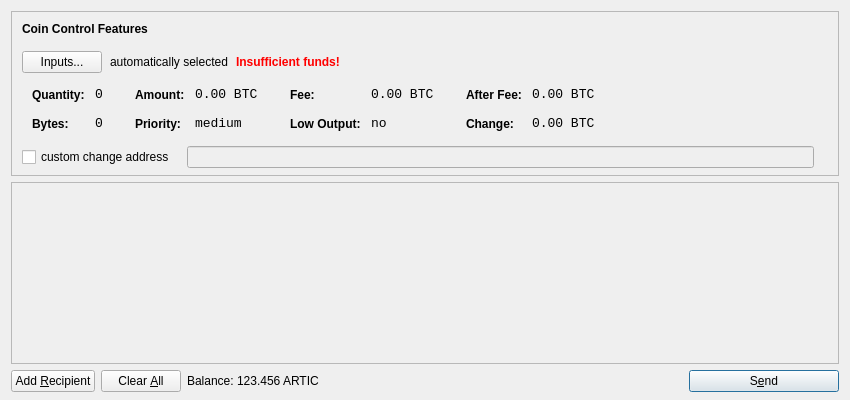
<?xml version="1.0" encoding="UTF-8"?>
<ui version="4.0">
 <class>SendCoinsDialog</class>
 <widget class="QDialog" name="SendCoinsDialog">
  <property name="geometry">
   <rect>
    <x>0</x>
    <y>0</y>
    <width>850</width>
    <height>400</height>
   </rect>
  </property>
  <property name="windowTitle">
   <string>Send Coins</string>
  </property>
  <layout class="QVBoxLayout" name="verticalLayout" stretch="0,1,0">
   <property name="bottomMargin">
    <number>8</number>
   </property>
   <item>
    <widget class="QFrame" name="frameCoinControl">
     <property name="sizePolicy">
      <sizepolicy hsizetype="Expanding" vsizetype="Expanding">
       <horstretch>0</horstretch>
       <verstretch>0</verstretch>
      </sizepolicy>
     </property>
     <property name="maximumSize">
      <size>
       <width>16777215</width>
       <height>16777215</height>
      </size>
     </property>
     <property name="frameShape">
      <enum>QFrame::StyledPanel</enum>
     </property>
     <property name="frameShadow">
      <enum>QFrame::Sunken</enum>
     </property>
     <layout class="QVBoxLayout" name="verticalLayoutCoinControl2">
      <property name="spacing">
       <number>-1</number>
      </property>
      <property name="leftMargin">
       <number>0</number>
      </property>
      <property name="topMargin">
       <number>0</number>
      </property>
      <property name="rightMargin">
       <number>0</number>
      </property>
      <property name="bottomMargin">
       <number>6</number>
      </property>
      <item>
       <layout class="QVBoxLayout" name="verticalLayoutCoinControl" stretch="0,0,0,0,1">
        <property name="spacing">
         <number>0</number>
        </property>
        <property name="leftMargin">
         <number>10</number>
        </property>
        <property name="topMargin">
         <number>10</number>
        </property>
        <item>
         <layout class="QHBoxLayout" name="horizontalLayoutCoinControl1">
          <property name="bottomMargin">
           <number>15</number>
          </property>
          <item>
           <widget class="QLabel" name="labelCoinControlFeatures">
            <property name="sizePolicy">
             <sizepolicy hsizetype="Preferred" vsizetype="Maximum">
              <horstretch>0</horstretch>
              <verstretch>0</verstretch>
             </sizepolicy>
            </property>
            <property name="font">
             <font>
              <weight>75</weight>
              <bold>true</bold>
             </font>
            </property>
            <property name="styleSheet">
             <string notr="true">font-weight:bold;</string>
            </property>
            <property name="text">
             <string>Coin Control Features</string>
            </property>
           </widget>
          </item>
         </layout>
        </item>
        <item>
         <layout class="QHBoxLayout" name="horizontalLayoutCoinControl2" stretch="0,0,0,0">
          <property name="spacing">
           <number>8</number>
          </property>
          <property name="bottomMargin">
           <number>10</number>
          </property>
          <item>
           <widget class="QPushButton" name="pushButtonCoinControl">
            <property name="styleSheet">
             <string notr="true"/>
            </property>
            <property name="text">
             <string>Inputs...</string>
            </property>
           </widget>
          </item>
          <item>
           <widget class="QLabel" name="labelCoinControlAutomaticallySelected">
            <property name="text">
             <string>automatically selected</string>
            </property>
            <property name="margin">
             <number>5</number>
            </property>
           </widget>
          </item>
          <item>
           <widget class="QLabel" name="labelCoinControlInsuffFunds">
            <property name="font">
             <font>
              <weight>75</weight>
              <bold>true</bold>
             </font>
            </property>
            <property name="styleSheet">
             <string notr="true">color:red;font-weight:bold;</string>
            </property>
            <property name="text">
             <string>Insufficient funds!</string>
            </property>
            <property name="margin">
             <number>5</number>
            </property>
           </widget>
          </item>
          <item>
           <spacer name="horizontalSpacerCoinControl">
            <property name="orientation">
             <enum>Qt::Horizontal</enum>
            </property>
            <property name="sizeHint" stdset="0">
             <size>
              <width>40</width>
              <height>1</height>
             </size>
            </property>
           </spacer>
          </item>
         </layout>
        </item>
        <item>
         <widget class="QWidget" name="widgetCoinControl" native="true">
          <property name="sizePolicy">
           <sizepolicy hsizetype="Preferred" vsizetype="Preferred">
            <horstretch>0</horstretch>
            <verstretch>0</verstretch>
           </sizepolicy>
          </property>
          <property name="minimumSize">
           <size>
            <width>0</width>
            <height>0</height>
           </size>
          </property>
          <property name="styleSheet">
           <string notr="true"/>
          </property>
          <layout class="QHBoxLayout" name="horizontalLayoutCoinControl5">
           <property name="margin">
            <number>0</number>
           </property>
           <item>
            <layout class="QHBoxLayout" name="horizontalLayoutCoinControl3" stretch="0,0,0,1">
             <property name="spacing">
              <number>20</number>
             </property>
             <property name="topMargin">
              <number>0</number>
             </property>
             <property name="bottomMargin">
              <number>10</number>
             </property>
             <item>
              <layout class="QFormLayout" name="formLayoutCoinControl1">
               <property name="horizontalSpacing">
                <number>10</number>
               </property>
               <property name="verticalSpacing">
                <number>14</number>
               </property>
               <property name="leftMargin">
                <number>10</number>
               </property>
               <property name="topMargin">
                <number>4</number>
               </property>
               <property name="rightMargin">
                <number>6</number>
               </property>
               <item row="0" column="0">
                <widget class="QLabel" name="labelCoinControlQuantityText">
                 <property name="styleSheet">
                  <string notr="true">font-weight:bold;</string>
                 </property>
                 <property name="text">
                  <string>Quantity:</string>
                 </property>
                 <property name="margin">
                  <number>0</number>
                 </property>
                </widget>
               </item>
               <item row="0" column="1">
                <widget class="QLabel" name="labelCoinControlQuantity">
                 <property name="font">
                  <font>
                   <family>Monospace</family>
                   <pointsize>10</pointsize>
                  </font>
                 </property>
                 <property name="cursor">
                  <cursorShape>IBeamCursor</cursorShape>
                 </property>
                 <property name="contextMenuPolicy">
                  <enum>Qt::ActionsContextMenu</enum>
                 </property>
                 <property name="text">
                  <string notr="true">0</string>
                 </property>
                 <property name="margin">
                  <number>0</number>
                 </property>
                 <property name="textInteractionFlags">
                  <set>Qt::LinksAccessibleByMouse|Qt::TextSelectableByKeyboard|Qt::TextSelectableByMouse</set>
                 </property>
                </widget>
               </item>
               <item row="1" column="0">
                <widget class="QLabel" name="labelCoinControlBytesText">
                 <property name="styleSheet">
                  <string notr="true">font-weight:bold;</string>
                 </property>
                 <property name="text">
                  <string>Bytes:</string>
                 </property>
                </widget>
               </item>
               <item row="1" column="1">
                <widget class="QLabel" name="labelCoinControlBytes">
                 <property name="font">
                  <font>
                   <family>Monospace</family>
                   <pointsize>10</pointsize>
                  </font>
                 </property>
                 <property name="cursor">
                  <cursorShape>IBeamCursor</cursorShape>
                 </property>
                 <property name="contextMenuPolicy">
                  <enum>Qt::ActionsContextMenu</enum>
                 </property>
                 <property name="text">
                  <string notr="true">0</string>
                 </property>
                 <property name="textInteractionFlags">
                  <set>Qt::LinksAccessibleByMouse|Qt::TextSelectableByKeyboard|Qt::TextSelectableByMouse</set>
                 </property>
                </widget>
               </item>
              </layout>
             </item>
             <item>
              <layout class="QFormLayout" name="formLayoutCoinControl2">
               <property name="horizontalSpacing">
                <number>10</number>
               </property>
               <property name="verticalSpacing">
                <number>14</number>
               </property>
               <property name="leftMargin">
                <number>6</number>
               </property>
               <property name="topMargin">
                <number>4</number>
               </property>
               <property name="rightMargin">
                <number>6</number>
               </property>
               <item row="0" column="0">
                <widget class="QLabel" name="labelCoinControlAmountText">
                 <property name="styleSheet">
                  <string notr="true">font-weight:bold;</string>
                 </property>
                 <property name="text">
                  <string>Amount:</string>
                 </property>
                 <property name="margin">
                  <number>0</number>
                 </property>
                </widget>
               </item>
               <item row="0" column="1">
                <widget class="QLabel" name="labelCoinControlAmount">
                 <property name="font">
                  <font>
                   <family>Monospace</family>
                   <pointsize>10</pointsize>
                  </font>
                 </property>
                 <property name="cursor">
                  <cursorShape>IBeamCursor</cursorShape>
                 </property>
                 <property name="contextMenuPolicy">
                  <enum>Qt::ActionsContextMenu</enum>
                 </property>
                 <property name="text">
                  <string notr="true">0.00 BTC</string>
                 </property>
                 <property name="textInteractionFlags">
                  <set>Qt::LinksAccessibleByMouse|Qt::TextSelectableByKeyboard|Qt::TextSelectableByMouse</set>
                 </property>
                </widget>
               </item>
               <item row="1" column="0">
                <widget class="QLabel" name="labelCoinControlPriorityText">
                 <property name="styleSheet">
                  <string notr="true">font-weight:bold;</string>
                 </property>
                 <property name="text">
                  <string>Priority:</string>
                 </property>
                </widget>
               </item>
               <item row="1" column="1">
                <widget class="QLabel" name="labelCoinControlPriority">
                 <property name="font">
                  <font>
                   <family>Monospace</family>
                   <pointsize>10</pointsize>
                  </font>
                 </property>
                 <property name="cursor">
                  <cursorShape>IBeamCursor</cursorShape>
                 </property>
                 <property name="contextMenuPolicy">
                  <enum>Qt::ActionsContextMenu</enum>
                 </property>
                 <property name="text">
                  <string>medium</string>
                 </property>
                 <property name="textInteractionFlags">
                  <set>Qt::LinksAccessibleByMouse|Qt::TextSelectableByKeyboard|Qt::TextSelectableByMouse</set>
                 </property>
                </widget>
               </item>
              </layout>
             </item>
             <item>
              <layout class="QFormLayout" name="formLayoutCoinControl3">
               <property name="horizontalSpacing">
                <number>10</number>
               </property>
               <property name="verticalSpacing">
                <number>14</number>
               </property>
               <property name="leftMargin">
                <number>6</number>
               </property>
               <property name="topMargin">
                <number>4</number>
               </property>
               <property name="rightMargin">
                <number>6</number>
               </property>
               <item row="0" column="0">
                <widget class="QLabel" name="labelCoinControlFeeText">
                 <property name="styleSheet">
                  <string notr="true">font-weight:bold;</string>
                 </property>
                 <property name="text">
                  <string>Fee:</string>
                 </property>
                 <property name="margin">
                  <number>0</number>
                 </property>
                </widget>
               </item>
               <item row="0" column="1">
                <widget class="QLabel" name="labelCoinControlFee">
                 <property name="font">
                  <font>
                   <family>Monospace</family>
                   <pointsize>10</pointsize>
                  </font>
                 </property>
                 <property name="cursor">
                  <cursorShape>IBeamCursor</cursorShape>
                 </property>
                 <property name="contextMenuPolicy">
                  <enum>Qt::ActionsContextMenu</enum>
                 </property>
                 <property name="text">
                  <string notr="true">0.00 BTC</string>
                 </property>
                 <property name="textInteractionFlags">
                  <set>Qt::LinksAccessibleByMouse|Qt::TextSelectableByKeyboard|Qt::TextSelectableByMouse</set>
                 </property>
                </widget>
               </item>
               <item row="1" column="0">
                <widget class="QLabel" name="labelCoinControlLowOutputText">
                 <property name="styleSheet">
                  <string notr="true">font-weight:bold;</string>
                 </property>
                 <property name="text">
                  <string>Low Output:</string>
                 </property>
                </widget>
               </item>
               <item row="1" column="1">
                <widget class="QLabel" name="labelCoinControlLowOutput">
                 <property name="font">
                  <font>
                   <family>Monospace</family>
                   <pointsize>10</pointsize>
                  </font>
                 </property>
                 <property name="cursor">
                  <cursorShape>IBeamCursor</cursorShape>
                 </property>
                 <property name="contextMenuPolicy">
                  <enum>Qt::ActionsContextMenu</enum>
                 </property>
                 <property name="text">
                  <string>no</string>
                 </property>
                 <property name="textInteractionFlags">
                  <set>Qt::LinksAccessibleByMouse|Qt::TextSelectableByKeyboard|Qt::TextSelectableByMouse</set>
                 </property>
                </widget>
               </item>
              </layout>
             </item>
             <item>
              <layout class="QFormLayout" name="formLayoutCoinControl4">
               <property name="horizontalSpacing">
                <number>10</number>
               </property>
               <property name="verticalSpacing">
                <number>14</number>
               </property>
               <property name="leftMargin">
                <number>6</number>
               </property>
               <property name="topMargin">
                <number>4</number>
               </property>
               <property name="rightMargin">
                <number>6</number>
               </property>
               <item row="0" column="0">
                <widget class="QLabel" name="labelCoinControlAfterFeeText">
                 <property name="styleSheet">
                  <string notr="true">font-weight:bold;</string>
                 </property>
                 <property name="text">
                  <string>After Fee:</string>
                 </property>
                 <property name="margin">
                  <number>0</number>
                 </property>
                </widget>
               </item>
               <item row="0" column="1">
                <widget class="QLabel" name="labelCoinControlAfterFee">
                 <property name="font">
                  <font>
                   <family>Monospace</family>
                   <pointsize>10</pointsize>
                  </font>
                 </property>
                 <property name="cursor">
                  <cursorShape>IBeamCursor</cursorShape>
                 </property>
                 <property name="contextMenuPolicy">
                  <enum>Qt::ActionsContextMenu</enum>
                 </property>
                 <property name="text">
                  <string notr="true">0.00 BTC</string>
                 </property>
                 <property name="textInteractionFlags">
                  <set>Qt::LinksAccessibleByMouse|Qt::TextSelectableByKeyboard|Qt::TextSelectableByMouse</set>
                 </property>
                </widget>
               </item>
               <item row="1" column="0">
                <widget class="QLabel" name="labelCoinControlChangeText">
                 <property name="styleSheet">
                  <string notr="true">font-weight:bold;</string>
                 </property>
                 <property name="text">
                  <string>Change:</string>
                 </property>
                </widget>
               </item>
               <item row="1" column="1">
                <widget class="QLabel" name="labelCoinControlChange">
                 <property name="font">
                  <font>
                   <family>Monospace</family>
                   <pointsize>10</pointsize>
                  </font>
                 </property>
                 <property name="cursor">
                  <cursorShape>IBeamCursor</cursorShape>
                 </property>
                 <property name="contextMenuPolicy">
                  <enum>Qt::ActionsContextMenu</enum>
                 </property>
                 <property name="text">
                  <string notr="true">0.00 BTC</string>
                 </property>
                 <property name="textInteractionFlags">
                  <set>Qt::LinksAccessibleByMouse|Qt::TextSelectableByKeyboard|Qt::TextSelectableByMouse</set>
                 </property>
                </widget>
               </item>
              </layout>
             </item>
            </layout>
           </item>
          </layout>
         </widget>
        </item>
        <item>
         <layout class="QHBoxLayout" name="horizontalLayoutCoinControl4" stretch="0,0,0">
          <property name="spacing">
           <number>12</number>
          </property>
          <property name="sizeConstraint">
           <enum>QLayout::SetDefaultConstraint</enum>
          </property>
          <property name="topMargin">
           <number>5</number>
          </property>
          <property name="rightMargin">
           <number>5</number>
          </property>
          <item>
           <widget class="QCheckBox" name="checkBoxCoinControlChange">
            <property name="text">
             <string>custom change address</string>
            </property>
           </widget>
          </item>
          <item>
           <widget class="QLineEdit" name="lineEditCoinControlChange">
            <property name="enabled">
             <bool>false</bool>
            </property>
            <property name="sizePolicy">
             <sizepolicy hsizetype="Expanding" vsizetype="Fixed">
              <horstretch>0</horstretch>
              <verstretch>0</verstretch>
             </sizepolicy>
            </property>
           </widget>
          </item>
          <item>
           <widget class="QLabel" name="labelCoinControlChangeLabel">
            <property name="sizePolicy">
             <sizepolicy hsizetype="Preferred" vsizetype="Expanding">
              <horstretch>0</horstretch>
              <verstretch>0</verstretch>
             </sizepolicy>
            </property>
            <property name="minimumSize">
             <size>
              <width>0</width>
              <height>0</height>
             </size>
            </property>
            <property name="text">
             <string/>
            </property>
            <property name="margin">
             <number>3</number>
            </property>
           </widget>
          </item>
         </layout>
        </item>
        <item>
         <spacer name="verticalSpacerCoinControl">
          <property name="orientation">
           <enum>Qt::Vertical</enum>
          </property>
          <property name="sizeHint" stdset="0">
           <size>
            <width>800</width>
            <height>1</height>
           </size>
          </property>
         </spacer>
        </item>
       </layout>
      </item>
     </layout>
    </widget>
   </item>
   <item>
    <widget class="QScrollArea" name="scrollArea">
     <property name="widgetResizable">
      <bool>true</bool>
     </property>
     <widget class="QWidget" name="scrollAreaWidgetContents">
      <property name="geometry">
       <rect>
        <x>0</x>
        <y>0</y>
        <width>830</width>
        <height>165</height>
       </rect>
      </property>
      <layout class="QVBoxLayout" name="verticalLayout_2">
       <property name="margin">
        <number>0</number>
       </property>
       <item>
        <layout class="QVBoxLayout" name="entries">
         <property name="spacing">
          <number>6</number>
         </property>
        </layout>
       </item>
       <item>
        <spacer name="verticalSpacer">
         <property name="orientation">
          <enum>Qt::Vertical</enum>
         </property>
         <property name="sizeHint" stdset="0">
          <size>
           <width>20</width>
           <height>40</height>
          </size>
         </property>
        </spacer>
       </item>
      </layout>
     </widget>
    </widget>
   </item>
   <item>
    <layout class="QHBoxLayout" name="horizontalLayout">
     <item>
      <widget class="QPushButton" name="addButton">
       <property name="toolTip">
        <string>Send to multiple recipients at once</string>
       </property>
       <property name="text">
        <string>Add &amp;Recipient</string>
       </property>
       <property name="icon">
        <iconset resource="../bitcoin.qrc">
         <normaloff>:/icons/add</normaloff>:/icons/add</iconset>
       </property>
       <property name="autoDefault">
        <bool>false</bool>
       </property>
      </widget>
     </item>
     <item>
      <widget class="QPushButton" name="clearButton">
       <property name="sizePolicy">
        <sizepolicy hsizetype="Minimum" vsizetype="Fixed">
         <horstretch>0</horstretch>
         <verstretch>0</verstretch>
        </sizepolicy>
       </property>
       <property name="toolTip">
        <string>Remove all transaction fields</string>
       </property>
       <property name="text">
        <string>Clear &amp;All</string>
       </property>
       <property name="icon">
        <iconset resource="../bitcoin.qrc">
         <normaloff>:/icons/remove</normaloff>:/icons/remove</iconset>
       </property>
       <property name="autoRepeatDelay">
        <number>300</number>
       </property>
       <property name="autoDefault">
        <bool>false</bool>
       </property>
      </widget>
     </item>
     <item>
      <layout class="QHBoxLayout" name="horizontalLayout_2">
       <property name="spacing">
        <number>3</number>
       </property>
       <item>
        <widget class="QLabel" name="label">
         <property name="text">
          <string>Balance:</string>
         </property>
        </widget>
       </item>
       <item>
        <widget class="QLabel" name="labelBalance">
         <property name="cursor">
          <cursorShape>IBeamCursor</cursorShape>
         </property>
         <property name="text">
          <string>123.456 ARTIC</string>
         </property>
         <property name="textInteractionFlags">
          <set>Qt::LinksAccessibleByMouse|Qt::TextSelectableByKeyboard|Qt::TextSelectableByMouse</set>
         </property>
        </widget>
       </item>
      </layout>
     </item>
     <item>
      <spacer name="horizontalSpacer">
       <property name="orientation">
        <enum>Qt::Horizontal</enum>
       </property>
       <property name="sizeHint" stdset="0">
        <size>
         <width>40</width>
         <height>20</height>
        </size>
       </property>
      </spacer>
     </item>
     <item>
      <widget class="QPushButton" name="sendButton">
       <property name="minimumSize">
        <size>
         <width>150</width>
         <height>0</height>
        </size>
       </property>
       <property name="toolTip">
        <string>Confirm the send action</string>
       </property>
       <property name="text">
        <string>S&amp;end</string>
       </property>
       <property name="icon">
        <iconset resource="../bitcoin.qrc">
         <normaloff>:/icons/send</normaloff>:/icons/send</iconset>
       </property>
       <property name="default">
        <bool>true</bool>
       </property>
      </widget>
     </item>
    </layout>
   </item>
  </layout>
 </widget>
 <resources>
  <include location="../bitcoin.qrc"/>
 </resources>
 <connections/>
</ui>
